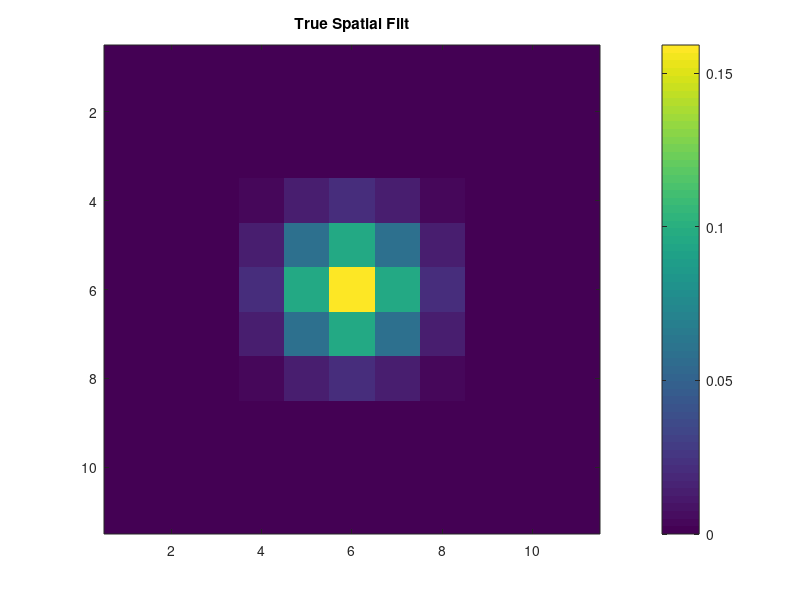

This chart was generated by the following MATLAB code: (Note: this script raises an error after producing the figure.)
mu = [0 0];

Sigma = [1 0; 0 1];

x1 = -5:1:5; x2 = -5:1:5;
[X1,X2] = meshgrid(x1,x2);
spatial_filt = mvnpdf([X1(:) X2(:)],mu,Sigma);
spatial_filt = reshape(spatial_filt,length(x2),length(x1));

% put zeros in just to eff with it
spatial_filt(1,:) = 0;
spatial_filt(end,:) = 0;
spatial_fitl(:,1) = 0;
spatial_filt(:,end) = 0;



figure
imagesc(spatial_filt);
colorbar
title('True Spatial Filt')

V_th = 5; V_reset = -150; g = 0.05;
gain = 10;
spatial_filt = spatial_filt*gain;
spatial_filt = spatial_filt(:);

%%%DEFINE PARAMETERS
dt=1; %time step ms
t_end=75; %total run time ms
V_spike=70; %value to draw a spike to, when cell spikes

E_L = 0;


%%%DEFINE INITIAL VALUES AND VECTORS TO HOLD RESULTS
t_vect=0:dt:t_end; 



%%
%INTEGRATE THE EQUATION tau*dV/dt = -V + E_L + I_e*R_m
spikes = zeros(t_end,num_trials);

clear I_e_vect_mat

voltages_grid = cell(11,11);
spikes_grid = cell(11,11);

for j = 1:num_trials %loop over different I_Stim values

    V_vect=zeros(1,length(t_vect));
    V_plot_vect=zeros(1,length(t_vect));
    V_plot_vect2=zeros(1,length(t_vect));
    lambda = zeros(1,length(t_vect));

    i=1; %index denoting which element of V is being assigned

    V_vect(i)=E_L; %first element of V, i.e. value of V at t=0
    V_plot_vect(i)=V_vect(i); %if no spike, then just plot the actual voltage V
    V_plot_vect2(i)=V_vect(i);

    NumSpikes=0; %holds number of spikes that have occurred

    tao=exprnd(1);
    lambda(i)=log(exp(V_vect(i)-V_th)+1);
    last_spike = 1;

    for t=dt:dt:t_end %loop through values of t in steps of df ms        
        %V_inf = E_L + I_e_vect(i)*R_m;

        V_vect(i+1) = V_vect(i) + ...
            (E_L-V_vect(i) + stims_t_downres(j,i)*spatial_filt(stims_x(j,1)))*g; %Euler's method
%         lambda(i+1)=log(exp(V_vect(i+1)-V_th)+1);
        

        %if statement below says what to do if voltage crosses threshold
%         if sum(lambda(last_spike+1:i+1))>tao %cell spiked
        if V_vect(i+1) > V_th
            V_plot_vect2(i+1) = V_vect(i+1);
            V_vect(i+1)=V_reset; %set voltage back to V_reset
            V_plot_vect(i+1)=V_spike; %set vector that will be plotted to show a spike here

            NumSpikes=NumSpikes+1; %add 1 to the total spike count
            spikes(i,j)=1;
            if last_spike == i+1
                disp('two spikes in a row!!')
                return
            end
            last_spike = i+1;
            tao=exprnd(1);
%             lambda(1:i)=0;
%             lambda(i+1)=log(exp(V_vect(i+1)-V_th)+1);
        else %voltage didn't cross threshold so cell does not spike
            V_plot_vect(i+1)=V_vect(i+1); %plot actual voltage
            V_plot_vect2(i+1) = V_vect(i+1);
%             lambda(i+1)=log(exp(V_vect(i+1)-V_th)+1);
        end
        i=i+1; %add 1 to index,corresponding to moving forward 1 time step
    end    

    [ind1,ind2] = ind2sub([11 11],stims_x(j,1));
    voltages_grid{ind2,ind1} = [voltages_grid{ind2,ind1}; V_plot_vect];
    spikes_grid{ind2,ind1} = [spikes_grid{ind2,ind1}; spikes(:,j)'];

end



spikes_grids = cell(3,1);
voltages_grids = cell(3,1);

for i = 1:3
    spikes_grids{i} = cell(11,11);
    voltages_grids{i} = cell(11,11);
    for j = 1:11
        for k = 1:11
            spikes_grids{i}{j,k} = spikes_grid{j,k}((i-1)*5+1:i*5,:);
            voltages_grids{i}{j,k} = voltages_grid{j,k}((i-1)*5+1:i*5,:);
        end
    end
end

figure;compare_trace_stack_grid(voltages_grids,5,1,[],0,{'raw','detected events'})

spikes_per_location_sim = cell(3,1);
first_spike_latency_sim = cell(3,1);


figure
for m = 1:3

    spikes_per_location_sim{m} = zeros(size(voltages_grids{m}));
    first_spike_latency_sim{m} = zeros(size(voltages_grids{m}));



    for i = 1:size(voltages_grids{m},1)
        for j = 1:size(voltages_grids{m},2)

            spikes_per_location_sim{m}(i,j) = mean(sum(spikes_grids{m}{i,j},2));

            first_spikes_sim = [];

            for k = 1:size(spikes_grids{m}{i,j},1)

                first_spikes_sim = [first_spikes_sim find(spikes_grids{m}{i,j}(k,:),1,'first')];

            end

            first_spike_latency_sim{m}(i,j) = mean(first_spikes_sim);

        end
    end

    subplot(2,3,m)
    imagesc(spikes_per_location_sim{m})
    caxis([0 3])
    colorbar
    title(['Spikes/Location'])

    subplot(2,3,m + 3)
    pcolor([first_spike_latency_sim{m} nan(11,1); nan(1,11+1)]);
    shading flat;
    set(gca, 'ydir', 'reverse');
    caxis([0 30])
    colorbar
    title(['First Spike Time Mean'])
end

colormap hot

%% fit this data

g_vals = [.01:.01:.1];
g_likelihoods = zeros([length(g_vals) 1]);
num_params = 2 + num_spatial_pos;
fits = zeros(length(g_vals),num_params);

spike_count_locations = zeros(sqrt(num_spatial_pos),sqrt(num_spatial_pos));

count = 1;
for i = 1:3
    for l = 1:5
        for j = 1:11
            for k = 1:11

                spike_count_locations(j,k) = spike_count_locations(j,k)...
                    + sum(spikes(:,count));
                count = count + 1;

            end 
        end
    end
end



count = 1;
spike_locs = [];
for j = 1:sqrt(num_spatial_pos)
    for k = 1:sqrt(num_spatial_pos)

        if spike_count_locations(j,k) > 0
            spike_locs = [spike_locs count];
        end
        count = count + 1;
    end
end

num_trials_good = num_trials - num_repeats*num_powers*(num_spatial_pos - length(spike_locs));
bad_trials = [];
for i = 1:num_trials
    if ~any(stims_x(i,1) == spike_locs)
        bad_trials = [bad_trials i];
    end
end
stims_t_downres_trunc = stims_t_downres;
spikes_trunc = spikes;
stims_t_downres_trunc(bad_trials,:) = [];
spikes_trunc(:,bad_trials) = [];
stims_x_trunc = stims_x;
stims_x_trunc(bad_trials,:) = [];

for g_i = 1:length(g_vals)

        g = g_vals(g_i)
        
        [expg_hyperpol,expg_rheo,expg_stim]=gconv_multidim(stims_t_downres_trunc',spikes_trunc,g);

        full_stim_mat = zeros(trial_length_downres*num_trials_good,num_spatial_pos);

        for i = 1:num_trials_good
            full_stim_mat(1+(i-1)*trial_length_downres:i*trial_length_downres,stims_x_trunc(i,1))...
                = expg_stim(:,i); 
        end

        stim_scale = 1/100;
        full_stim_mat = full_stim_mat*stim_scale;


        full_stim_mat_nozero = full_stim_mat(:,spike_locs);


        link = @(mu) log(exp(mu)-1);  %link = @(mu) mu + log(1-exp(-mu));
        derlink = @(mu) exp(mu)./(exp(mu)-1);
        invlink = @(resp) log(1 + exp(resp));
        F = {link, derlink, invlink};

        [betahat_conv,~,stats_conv]=glmfit([expg_hyperpol(:) full_stim_mat_nozero],spikes_trunc(:),'binomial','link',F);

        disp(['Threshold: ' num2str(-1.0*betahat_conv(1))])
        disp(['Reset: ' num2str(betahat_conv(2))])

        spatial_filt_fit = zeros(num_spatial_pos,1);
        count = 1;
        for i = 1:num_spatial_pos
            if any(i == spike_locs)
                spatial_filt_fit(i) = betahat_conv(count+2);
                count = count + 1;
            end
        end
%         spatial_filt_fit = betahat_conv(3:end);
        
        fits(g_i,1:2) = betahat_conv(1:2);
        fits(g_i,3:end) = spatial_filt_fit;

        % compute ll
        [expg_hyperpol,expg_rheo,expg_stim]=gconv_multidim(stims_t_downres',spikes,g);
        full_stim_mat = zeros(trial_length_downres*num_trials,num_spatial_pos);

        for i = 1:num_trials_good
            full_stim_mat(1+(i-1)*trial_length_downres:i*trial_length_downres,stims_x(i,1))...
                = expg_stim(:,i); 
        end

        stim_scale = 1/1;
        full_stim_mat = full_stim_mat*stim_scale;

        this_mu = betahat_conv(2)*expg_hyperpol(:) + betahat_conv(1) + full_stim_mat*spatial_filt_fit;
        this_lambda = log(exp(this_mu) + 1);
        g_likelihoods(g_i) = -sum(this_lambda) + sum(this_lambda.*spikes(:));

    

        figure; imagesc(reshape(spatial_filt_fit,sqrt(num_spatial_pos),sqrt(num_spatial_pos))')
        title(['g = ' num2str(g) ': Spatial Filter, V_{th} = ' num2str(-1.0*betahat_conv(1)) ', V_{res} = ' num2str(betahat_conv(2))])
        
end

%% re-output spikes

g = .05
betahat_conv = fits(5,:);

%%%DEFINE PARAMETERS
V_reset_sim = betahat_conv(2);
V_th_sim = -betahat_conv(1);
% spatial_filt_sim = zeros(num_spatial_pos,1);
% count = 1;
% for i = 1:num_spatial_pos
%     if any(i == spike_locs)
%         spatial_filt_sim(i) = betahat_conv(count+2);
%         count = count + 1;
%     end
% end
spatial_filt_sim = betahat_conv(3:end);

%%%DEFINE INITIAL VALUES AND VECTORS TO HOLD RESULTS
t_vect=0:dt:t_end; 

% gain_sim = 10;
% V_reset_sim = V_reset*gain_sim;
% V_th_sim = V_th*gain_sim;
% spatial_filt_sim = spatial_filt*gain_sim;


%%
%INTEGRATE THE EQUATION tau*dV/dt = -V + E_L + I_e*R_m
spikes_sim = zeros(t_end,num_trials);

clear I_e_vect_mat

voltages_grid_sim = cell(11,11);
spikes_grid_sim = cell(11,11);

for j = 1:num_trials %loop over different I_Stim values

    V_vect=zeros(1,length(t_vect));
    V_plot_vect=zeros(1,length(t_vect));
    V_plot_vect2=zeros(1,length(t_vect));
    lambda = zeros(1,length(t_vect));

    i=1; %index denoting which element of V is being assigned

    V_vect(i)=E_L; %first element of V, i.e. value of V at t=0
    V_plot_vect(i)=V_vect(i); %if no spike, then just plot the actual voltage V
    V_plot_vect2(i)=V_vect(i);

    NumSpikes=0; %holds number of spikes that have occurred

    tao=exprnd(1);
    lambda(i)=log(exp(V_vect(i)-V_th_sim)+1);
    last_spike = 1;

    for t=dt:dt:t_end %loop through values of t in steps of df ms        
        %V_inf = E_L + I_e_vect(i)*R_m;

        V_vect(i+1) = V_vect(i) + ...
            (E_L-V_vect(i) + stims_t_downres(j,i)*spatial_filt_sim(stims_x(j,1)))*g; %Euler's method
        lambda(i+1)=log(exp(V_vect(i+1)-V_th_sim)+1);

        %if statement below says what to do if voltage crosses threshold
        if sum(lambda(last_spike+1:i+1))>tao %cell spiked
            V_plot_vect2(i+1) = V_vect(i+1);
            V_vect(i+1)=V_reset_sim; %set voltage back to V_reset_sim
            V_plot_vect(i+1)=V_spike; %set vector that will be plotted to show a spike here

            NumSpikes=NumSpikes+1; %add 1 to the total spike count
            spikes_sim(i,j)=1;
            if last_spike == i+1
                disp('two spikes in a row!!')
                return
            end
            last_spike = i+1;
            tao=exprnd(1);
%             lambda(1:i)=0;
%             lambda(i+1)=log(exp(V_vect(i+1)-V_th_sim)+1);
        else %voltage didn't cross threshold so cell does not spike
            V_plot_vect(i+1)=V_vect(i+1); %plot actual voltage
            V_plot_vect2(i+1) = V_vect(i+1);
%             lambda(i+1)=log(exp(V_vect(i+1)-V_th_sim)+1);
        end
        i=i+1; %add 1 to index,corresponding to moving forward 1 time step
    end    

    [ind1,ind2] = ind2sub([11 11],stims_x(j,1));
    voltages_grid_sim{ind2,ind1} = [voltages_grid_sim{ind2,ind1}; V_plot_vect];
    spikes_grid_sim{ind2,ind1} = [spikes_grid_sim{ind2,ind1}; spikes_sim(:,j)'];

end

%%


spikes_grids_sim = cell(3,1);
voltages_grids_sim = cell(3,1);

for i = 1:3
    spikes_grids_sim{i} = cell(11,11);
    voltages_grids_sim{i} = cell(11,11);
    for j = 1:11
        for k = 1:11
            spikes_grids_sim{i}{j,k} = spikes_grid_sim{j,k}((i-1)*5+1:i*5,:);
            voltages_grids_sim{i}{j,k} = voltages_grid_sim{j,k}((i-1)*5+1:i*5,:);
        end
    end
end

figure;compare_trace_stack_grid(voltages_grids_sim,5,1,[],0,{'raw','detected events'})

spikes_per_location_simsim = cell(3,1);
first_spike_latency_simsim = cell(3,1);


figure
for m = 1:3

    spikes_per_location_simsim{m} = zeros(size(voltages_grids_sim{m}));
    first_spike_latency_simsim{m} = zeros(size(voltages_grids_sim{m}));



    for i = 1:size(voltages_grids_sim{m},1)
        for j = 1:size(voltages_grids_sim{m},2)

            spikes_per_location_simsim{m}(i,j) = mean(sum(spikes_grids_sim{m}{i,j},2));

            first_spikes_sim = [];

            for k = 1:size(spikes_grids_sim{m}{i,j},1)

                first_spikes_sim = [first_spikes_sim find(spikes_grids_sim{m}{i,j}(k,:),1,'first')];

            end

            first_spike_latency_simsim{m}(i,j) = mean(first_spikes_sim);

        end
    end

    subplot(2,3,m)
    imagesc(spikes_per_location_simsim{m})
    caxis([0 3])
    colorbar
    title(['Spikes/Location'])

    subplot(2,3,m + 3)
    pcolor([first_spike_latency_simsim{m} nan(11,1); nan(1,11+1)]);
    shading flat;
    set(gca, 'ydir', 'reverse');
    caxis([0 30])
    colorbar
    title(['First Spike Time Mean'])
end

colormap hot

